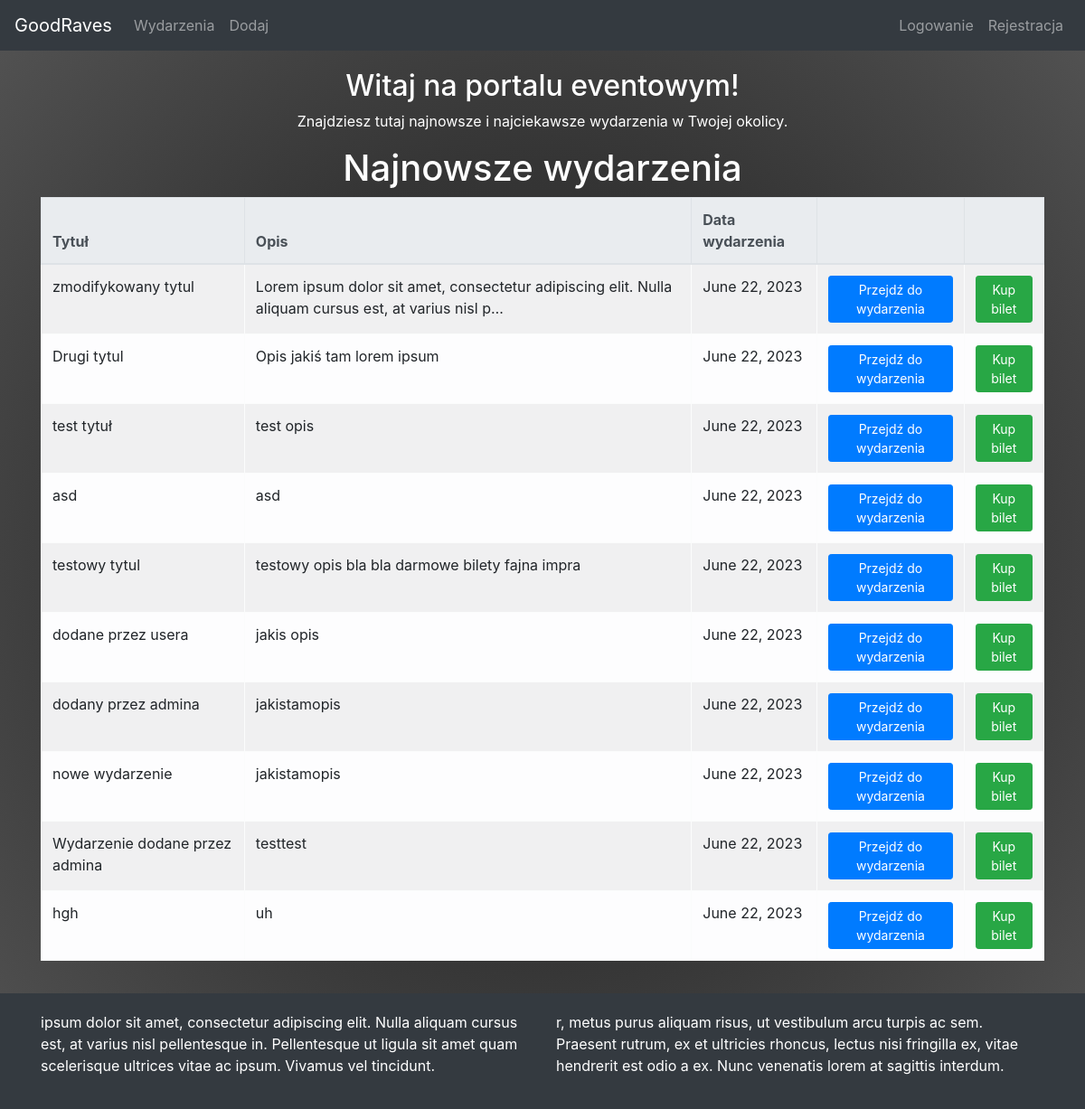
The page / on the database its author committed.
### cms/models.py (models this page shows, shortened)
class Event(models.Model):
    title = models.CharField(max_length=200)
    content = models.TextField()
    author = models.ForeignKey(User, on_delete=models.CASCADE)
    date_added = models.DateTimeField(auto_now=True)
    ticket_quantity = models.PositiveIntegerField(default=0)
    ticket_price = models.DecimalField(max_digits=10, decimal_places=2, default=0.0)
    data_wydarzenia = models.DateField(default=datetime.date.today)

### cms/views.py (the view)
# urls.py: path('', views.index, name='index'),
def index(request):
    events = Event.objects.all()
    return render(request, 'events/index.html', {'events': events})

### cms/templates/events/index.html (shortened to what this page needs)
{% extends 'events/base.html' %}
{% block content %}
    <div class="container">
        <div class="row">
            <div class="col-md-12">
                <h2 class="text-center">Witaj na portalu eventowym!</h2>
                <p class="text-center">Znajdziesz tutaj najnowsze i najciekawsze wydarzenia w Twojej okolicy.</p>
            </div>
        </div>
        <h1 class="text-center">Najnowsze wydarzenia</h1>
        {% if events %}
            <table class="table table-striped table-bordered table-light">
                <thead class="thead-light">
                    <tr>
                        <th>Tytuł</th>
                        <th>Opis</th>
                        <th>Data wydarzenia</th>
                        <th></th>
                        <th></th>
                    </tr>
                </thead>
                <tbody>
                    {% for event in events %}
                        <tr>
                            <td>{{ event.title }}</td>
                            <td>{{ event.content|truncatechars:100 }}</td>
                            <td>{{ event.data_wydarzenia }}</td>
                            <td><a href="{% url 'cms:event_details' event.id %}" class="btn btn-primary btn-sm">Przejdź do wydarzenia</a></td>
                            <td><a href="{% url 'cms:buy_tickets' event.id %}" class="btn btn-success btn-sm">Kup bilet</a></td>
                        </tr>
                    {% empty %}
                        <tr>
                            <td colspan="5">Brak wydarzeń.</td>
                        </tr>
                    {% endfor %}
                </tbody>
            </table>
        {% else %}
            <p class="text-center">Brak wydarzeń.</p>
        {% endif %}
    </div>
{% endblock %}

### cms/templates/events/base.html (style rules this page uses)
body { background: rgb(41,41,41); background: radial-gradient(circle, rgba(41,41,41,1) 0%, rgba(53,53,53,1) 51%, rgba(84,84,84,1) 100%); color: #fff;  }

### rows shown on the page
Event: title "zmodifykowany tytul", content "Lorem ipsum dolor sit amet, consectetur adipiscing elit. Nulla aliquam cursus est, at varius nisl p…", data_wydarzenia "June 22, 2023"
Event: title "Drugi tytul", content "Opis jakiś tam lorem ipsum", data_wydarzenia "June 22, 2023"
Event: title "test tytuł", content "test opis", data_wydarzenia "June 22, 2023"
Event: title "asd", content "asd", data_wydarzenia "June 22, 2023"
Event: title "testowy tytul", content "testowy opis bla bla darmowe bilety fajna impra", data_wydarzenia "June 22, 2023"
Event: title "dodane przez usera", content "jakis opis", data_wydarzenia "June 22, 2023"
Event: title "dodany przez admina", content "jakistamopis", data_wydarzenia "June 22, 2023"
Event: title "nowe wydarzenie", content "jakistamopis", data_wydarzenia "June 22, 2023"
Event: title "Wydarzenie dodane przez admina", content "testtest", data_wydarzenia "June 22, 2023"
Event: title "hgh", content "uh", data_wydarzenia "June 22, 2023"
